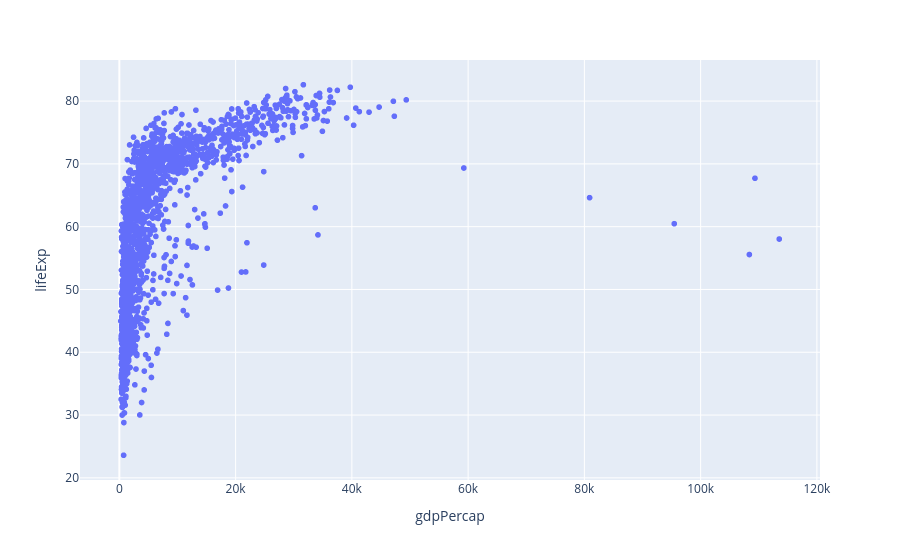

Notebook cell for this chart:
### Markdown cell above
## Working with Plotly Express

Let's take apart our Plotly Expess figure of the Gapminder data and build it up from the beginning, exploring how each feature works.

We'll begin be importing `plotly.express as px` and loading the data - which comes as part of the plotly express package - into a DataFrame.

Then we'll use Plotly to make a simple scatterplot of per capita GDP and Life expectancy.

### Code cell
import plotly.express as px
#Load the gapminder dataset
df=px.data.gapminder()
#create the scatter plot
fig=px.scatter(df,
               x="gdpPercap",
               y="lifeExp")
#Display the plot
fig.show()

### Figure 1 — Plotly figure (JSON) as saved in the notebook; plotly's stock layout.template omitted (floating-point values rounded to 4 significant figures; data arrays with more than 128 entries replaced by an {"elided": "..."} marker saying what was removed)
{"data": [{"hovertemplate": "gdpPercap=%{x}<br>lifeExp=%{y}<extra></extra>", "legendgroup": "", "marker": {"color": "#636efa", "symbol": "circle"}, "mode": "markers", "name": "", "showlegend": false, "type": "scattergl", "x": {"elided": "1704 float values"}, "xaxis": "x", "y": {"elided": "1704 float values"}, "yaxis": "y"}], "layout": {"autosize": true, "legend": {"tracegroupgap": 0}, "margin": {"t": 60}, "xaxis": {"anchor": "y", "autorange": true, "domain": [0, 1], "range": [-6613.0, 120400.0], "title": {"text": "gdpPercap"}, "type": "linear"}, "yaxis": {"anchor": "x", "autorange": true, "domain": [0, 1], "range": [19.03, 87.17], "title": {"text": "lifeExp"}, "type": "linear"}}}
